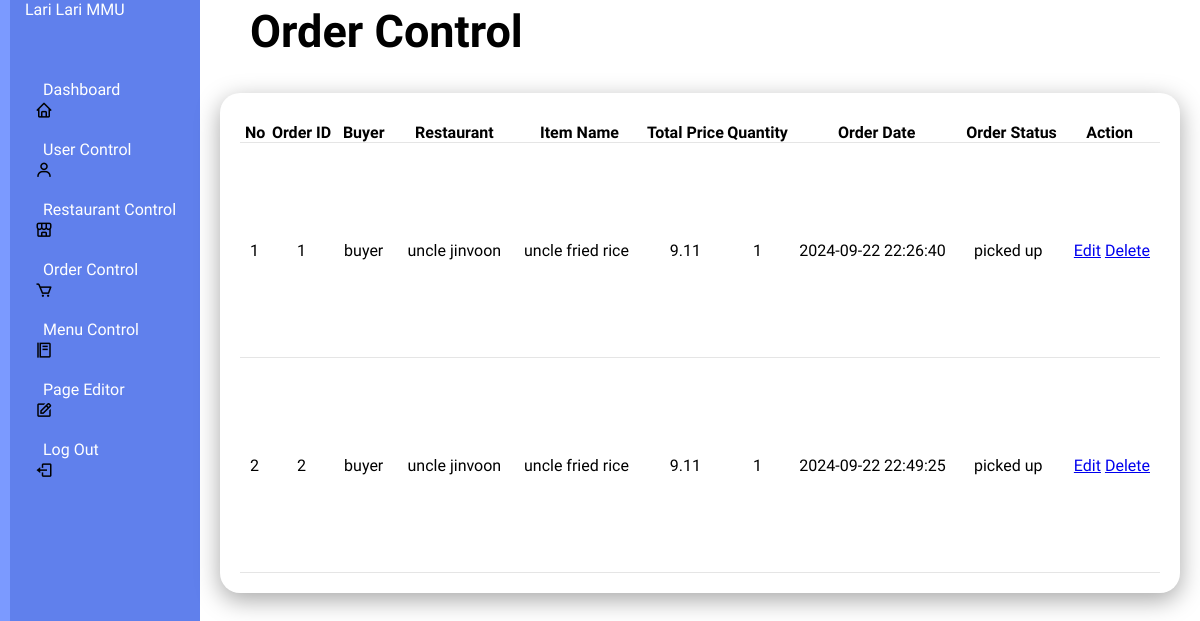
The page /ordercontrol on the database as committed earlier.
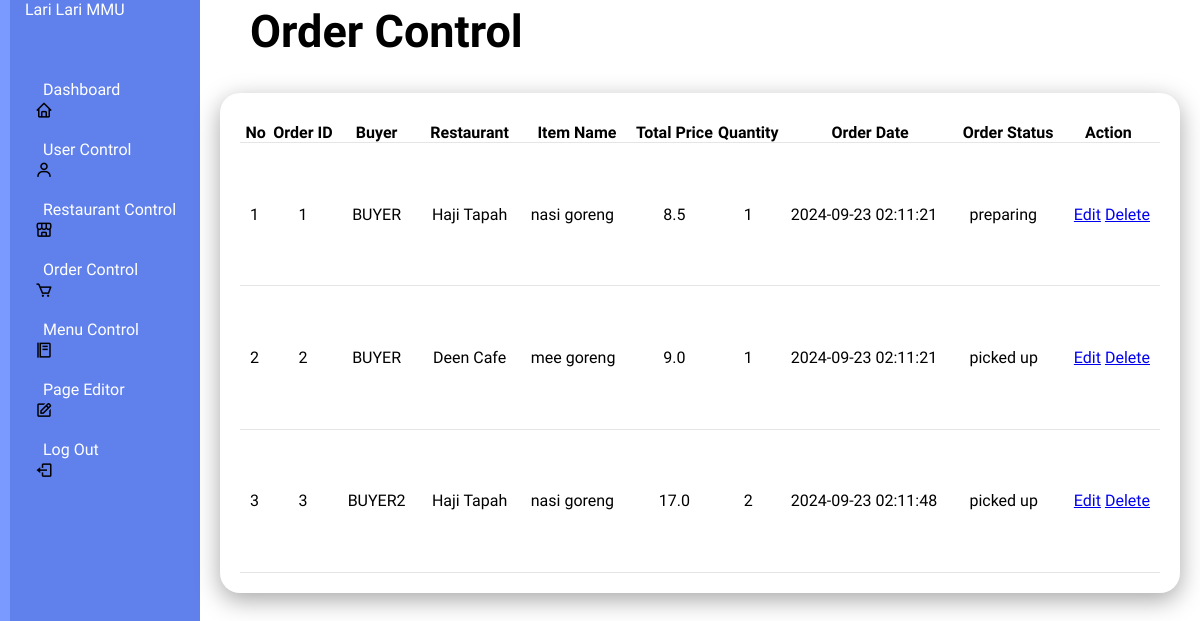
The same page on the database as committed later.
### tables this page shows
CREATE TABLE orders (
            id INTEGER PRIMARY KEY AUTOINCREMENT,
            buyer_username TEXT NOT NULL,
            restaurant_name TEXT NOT NULL,
            item_name TEXT NOT NULL,
            total_price REAL NOT NULL,
            quantity INTEGER NOT NULL,
            order_date TIMESTAMP DEFAULT CURRENT_TIMESTAMP, 
            order_status TEXT DEFAULT 'available',
            status TEXT DEFAULT 'pending',
            runner_name TEXT,
            runner_lat REAL,
            runner_lng REAL,
            delivery_address TEXT,
            delivery_lat REAL,
            delivery_lng REAL
        );

### app.py (the view)
@app.route('/ordercontrol', methods=['GET'])
def ordercontrol():
    conn = get_db_connection()
    cursor = conn.cursor()
    query = """
        SELECT id, buyer_username, restaurant_name, item_name, total_price, quantity, order_date, status
        FROM orders
    """
    cursor.execute(query)
    orders = cursor.fetchall()
    conn.close()
    return render_template('ordercontrol.html', orders=orders)

### app.py (called while the page is built)
def get_db_connection():
    con = sqlite3.connect(os.path.join(os.path.dirname(__file__), 'database.db'))
    con.row_factory = sqlite3.Row
    return con

### templates/ordercontrol.html (shortened to what this page needs)
<!DOCTYPE html>
<html lang="en">
<head>
    <link rel="stylesheet" type="text/css" href="../static/style(admin2).css">
    <link rel="stylesheet" href="https://unpkg.com/boxicons@latest/css/boxicons.min.css">
        <link href="https://cdn.jsdelivr.net/npm/remixicon@4.3.0/fonts/remixicon.css" rel="stylesheet"/>
        <link rel="stylesheet" href="https://unpkg.com/aos@next/dist/aos.css" />
</head>
</head>
<body>
    <div class="admincontainer">
        <div class="navbar">
            <ul>
                <li><a href="#">Lari Lari MMU</a></li>
                <li><i class='bx bx-home'></i><a href="/admin">Dashboard</a></li>
                <li><i class='bx bx-user'></i><a href="/usercontrol">User Control</a></li>
                <li><i class='bx bx-store-alt'></i><a href="/restaurantcontrol">Restaurant Control</a></li>
                <li><i class='bx bx-cart'></i><a href="/ordercontrol">Order Control</a></li>
                <li><i class='bx bx-food-menu'></i><a href="/menucontrol">Menu Control</a></li>
                <li><i class='bx bx-edit'></i><a href="/pageEditor">Page Editor</a></li>
                <li><i class='bx bx-log-out'></i><a href="/logout">Log Out</a></li>
            </ul>
        </div>
    </div>
    <div class="admin-main">
        <div class="admin-header">
            <h2>Order Control</h2>
        </div>
        <div class="admin-table">
            <div class="table-body">
                <table>
                    <thead>
                        <tr>
                            <th>No</th>
                            <th>Order ID</th>
                            <th>Buyer</th>
                            <th>Restaurant</th>
                            <th>Item Name</th>
                            <th>Total Price</th>
                            <th>Quantity</th>
                            <th>Order Date</th>
                            <th>Order Status</th>
                            <th>Action</th>
                        </tr>
                    </thead>
                    <tbody>
                        {% for order in orders %}
                        <tr>
                            <td>{{ loop.index }}</td>
                            <td>{{ order.id }}</td>
                            <td>{{ order.buyer_username }}</td>
                            <td>{{ order.restaurant_name }}</td>
                            <td>{{ order.item_name }}</td>
                            <td>{{ order.total_price }}</td>
                            <td>{{ order.quantity }}</td>
                            <td>{{ order.order_date }}</td>
                            <td>{{ order.status }}</td>
                            <td class="actions">
                              <a href="{{ url_for('edit_order', order_id=order.id) }}">Edit</a>
                              <a href="{{ url_for('delete_order', order_id=order.id) }}" onclick="return confirm('Are you sure you want to delete this order?')">Delete</a>
                          </td>
                         </tr>
                         {% endfor %}
                     </tbody>
                 </table>
            </div>
        </div>
    </div>
</body>
</html>

Rows that differ between the two databases and show on the page:
changed orders id 1: buyer_username "buyer" → "BUYER"; restaurant_name "uncle jinvoon" → "Haji Tapah"; item_name "uncle fried rice" → "nasi goreng"; total_price "9.11" → "8.5"; order_date "2024-09-22 22:26:40" → "2024-09-23 02:11:21"; status "picked up" → "preparing"
changed orders id 2: buyer_username "buyer" → "BUYER"; restaurant_name "uncle jinvoon" → "Deen Cafe"; item_name "uncle fried rice" → "mee goreng"; total_price "9.11" → "9.0"; order_date "2024-09-22 22:49:25" → "2024-09-23 02:11:21"
added orders: id "3", buyer_username "BUYER2", restaurant_name "Haji Tapah", item_name "nasi goreng", total_price "17.0", quantity "2", order_date "2024-09-23 02:11:48", status "picked up"
